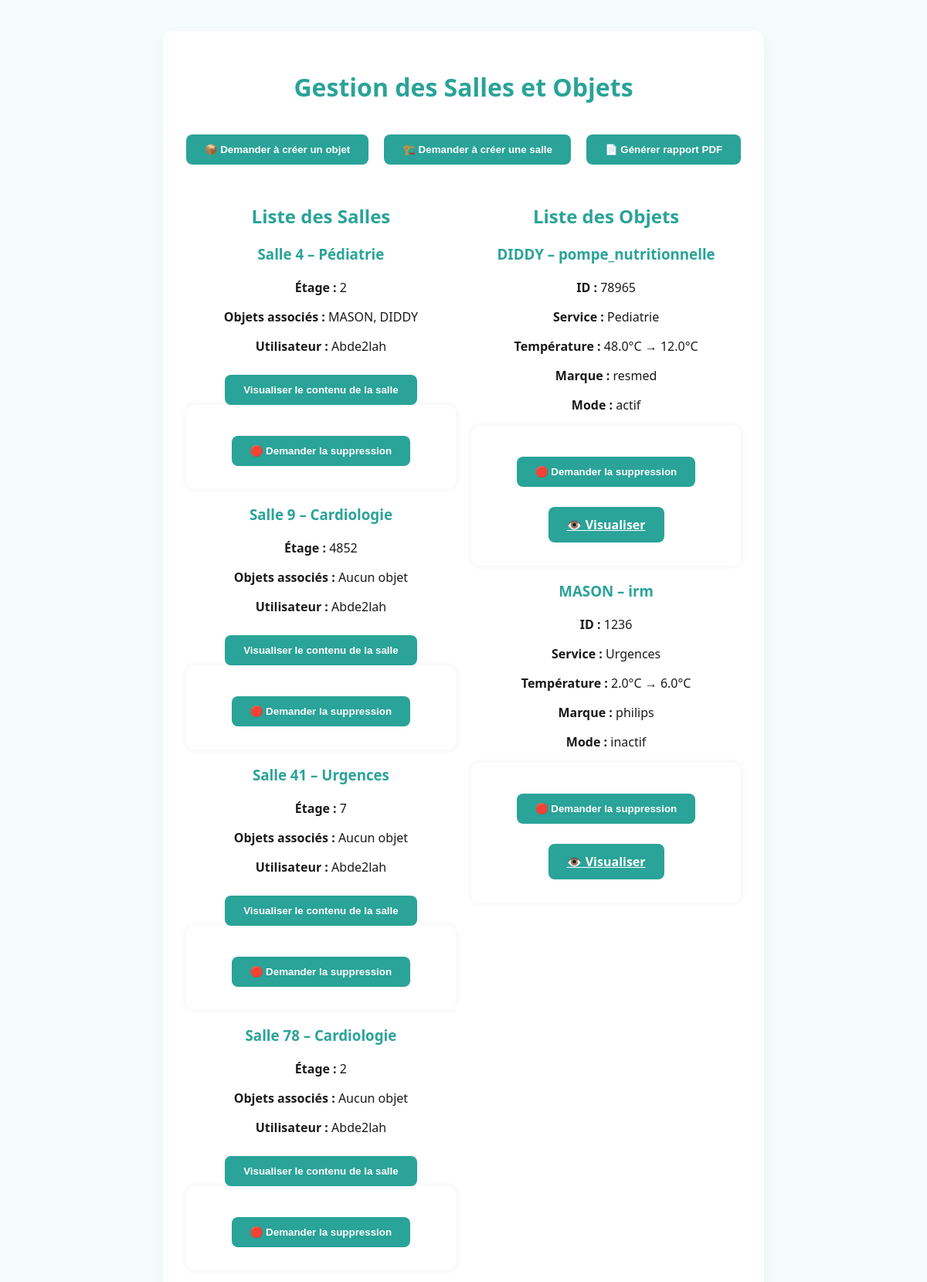
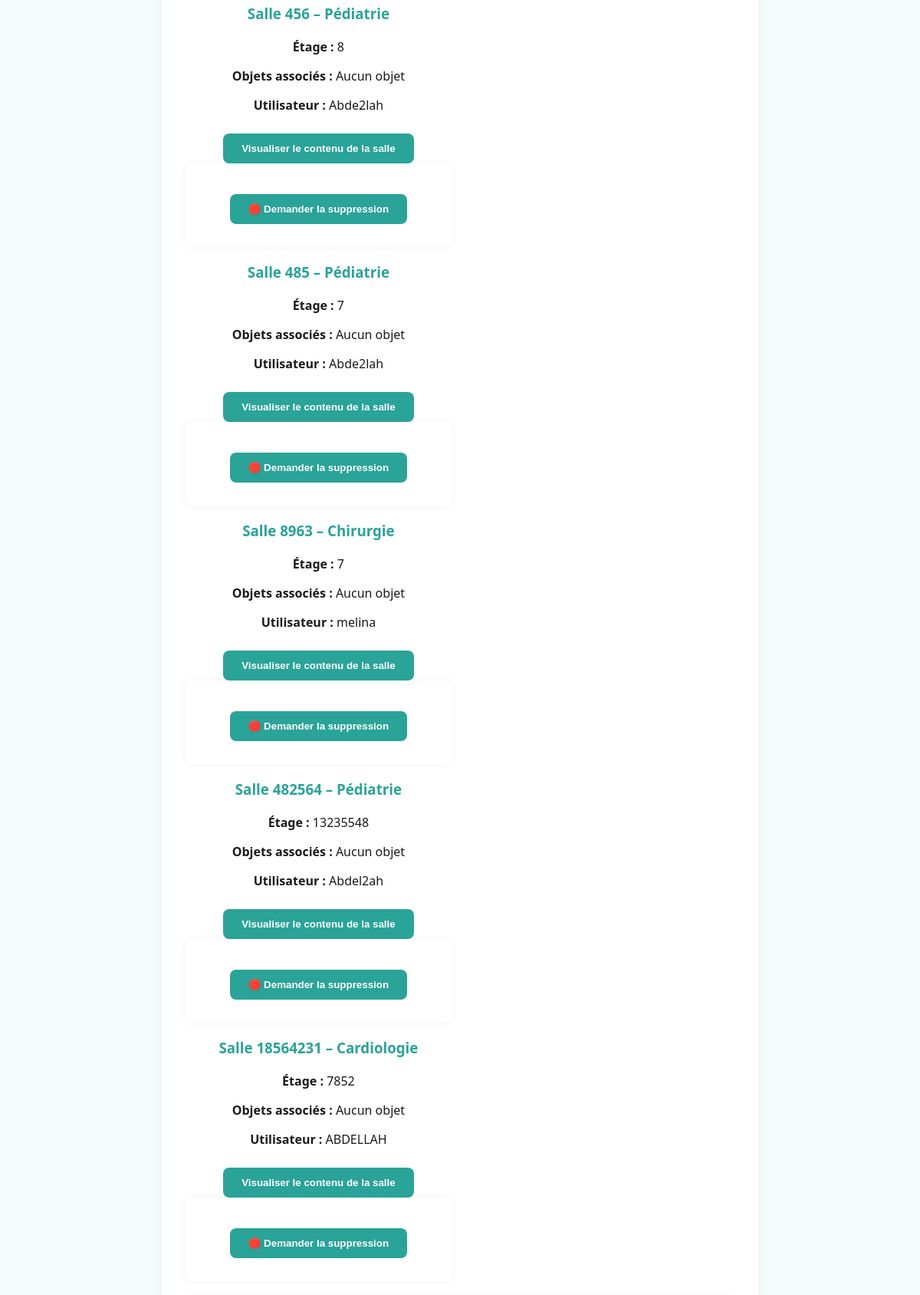
The app's page /gestion_ressources (signed in, upper part) with its own data (2 pictures, top to bottom).
### tables this page shows
CREATE TABLE Salle (
            NumeroSalle INT PRIMARY KEY,
            Etage INT, 
            Service VARCHAR(255),
            ObjetID INT,
            pseudonyme VARCHAR(50),
            FOREIGN KEY (ObjetID) REFERENCES Objet(ID),
            FOREIGN KEY (pseudonyme) REFERENCES Connexion(pseudonyme)
        );

CREATE TABLE Objet (
    ID INT PRIMARY KEY,
    TempActuelle REAL,
    tempcible REAL,
    mode VARCHAR(30),
    connectivite VARCHAR(30),
    batterie REAL,
    service VARCHAR(30),
    marque VARCHAR(50),
    nom VARCHAR(255),
    type VARCHAR(30),
    dernierReglage DATE,
    ConsommationL REAL,
    ConsommationW REAL
);

### app.py (the view)
@app.route('/gestion_ressources')
def gestion_ressources():
    if 'username' not in session:
        return redirect(url_for('connexion'))
    conn = sql.connect("donnees.db")
    cur = conn.cursor()
    cur.execute("""
        SELECT s.NumeroSalle, s.Etage, s.Service, s.pseudonyme,
        GROUP_CONCAT(o.nom, ', ') as objets
        FROM Salle s
        LEFT JOIN SalleObjet so ON s.NumeroSalle = so.SalleID
        LEFT JOIN Objet o ON so.ObjetID = o.ID
        GROUP BY s.NumeroSalle
    """)
    salles = cur.fetchall()
    cur.execute("SELECT * FROM Objet")
    objets = cur.fetchall()
    conn.close()
    return render_template("gestion_ressources.html", salles=salles, objets=objets)

### app.py (called while the page is built)
@app.context_processor
def inject_user_type():
    def get_user_type_safe(pseudo):
        result = get_user_type(pseudo)
        return int(result[0]) if result else 0
    return dict(get_user_type=get_user_type_safe)

### models.py (called while the page is built)
def get_user_type(pseudonyme):
    con = sql.connect("donnees.db")
    cur = con.cursor()
    cur.execute("SELECT type FROM Informations WHERE pseudonyme = ? OR email = ?", (pseudonyme, pseudonyme))
    result = cur.fetchone()
    con.close()
    return result

### templates/gestion_ressources.html (shortened to what this page needs)
<div class="container">
    <h1>Gestion des Salles et Objets</h1>
    <link rel="stylesheet" href="{{ url_for('static', filename='dist/css/styles.css') }}">
    <div class="button-group">
        {% if get_user_type(session['username']) == 1 %}
        <a href="{{ url_for('demande_creation_objet') }}"><button class="btn btn-warning">📦 Demander à créer un objet</button></a>
        <a href="{{ url_for('demande_creation_salle') }}"><button class="btn btn-warning">🏗️ Demander à créer une salle</button></a>
        <a href="{{ url_for('rapport') }}"><button class="btn">📄 Générer rapport PDF</button></a>
        {% endif %}
    </div>
    <div class="resource-flex">
        <div class="salles-column">
            <h2>Liste des Salles</h2>
            {% if salles %}
                {% for salle in salles %}
                <div class="card">
                    <h3>Salle {{ salle[0] }} – {{ salle[2] }}</h3>
                    <p><strong>Étage :</strong> {{ salle[1] }}</p>
                    <p><strong>Objets associés :</strong> {{ salle[4] if salle[4] else "Aucun objet" }}</p>
                    <p><strong>Utilisateur :</strong> {{ salle[3] }}</p>
                    {% if get_user_type(session['username']) in [1, 2] %}
                    <a href="{{ url_for('visualiser_salle', NumeroSalle=salle[0]) }}"><button class="btn">Visualiser le contenu de la salle</button></a>
                    <form method="POST" action="{{ url_for('demande_suppression_salle', NumeroSalle=salle[0]) }}"
                    onsubmit="return confirm('Souhaitez-vous vraiment demander la suppression de cette salle ?');">
                    <button class="btn btn-warning btn-sm">🛑 Demander la suppression</button>
                    </form>
                    {% endif %}
                </div>
                {% endfor %}
            {% else %}
                <p>Aucune salle enregistrée.</p>
            {% endif %}
        </div>
        <div class="objets-column">
            <h2>Liste des Objets</h2>
            {% for objet in objets %}
            <div class="card">
                <h3>{{ objet[8] }} – {{ objet[9] }}</h3>
                <p><strong>ID :</strong> {{ objet[0] }}</p>
                <p><strong>Service :</strong> {{ objet[6] }}</p>
                <p><strong>Température :</strong> {{ objet[1] }}°C → {{ objet[2] }}°C</p>
                <p><strong>Marque :</strong> {{ objet[7] }}</p>
                <p><strong>Mode :</strong> {{ objet[3] }}</p>
                {% if get_user_type(session['username']) == 1 %}
                <form method="POST" action="{{ url_for('demande_suppression_objet', id=objet[0]) }}" onsubmit="return confirm('Souhaitez-vous vraiment demander la suppression de cet objet ?');">
                    <button class="btn btn-warning" type="submit">🛑 Demander la suppression</button>
                    <a href="{{ url_for('visualiser_objet', id=objet[0]) }}" class="btn">👁️ Visualiser</a>
                </form>
                {% endif %}
            </div>
            {% endfor %}
        </div>
    </div>
</div>

### records on screen
Salle: NumeroSalle "4", Service "Pédiatrie", Etage "2", salle "MASON, DIDDY", pseudonyme "Abde2lah"
Salle: NumeroSalle "9", Service "Cardiologie", Etage "4852", salle "Aucun objet", pseudonyme "Abde2lah"
Salle: NumeroSalle "41", Service "Urgences", Etage "7", salle "Aucun objet", pseudonyme "Abde2lah"
Salle: NumeroSalle "78", Service "Cardiologie", Etage "2", salle "Aucun objet", pseudonyme "Abde2lah"
Salle: NumeroSalle "456", Service "Pédiatrie", Etage "8", salle "Aucun objet", pseudonyme "Abde2lah"
Salle: NumeroSalle "485", Service "Pédiatrie", Etage "7", salle "Aucun objet", pseudonyme "Abde2lah"
Salle: NumeroSalle "8963", Service "Chirurgie", Etage "7", salle "Aucun objet", pseudonyme "melina"
Salle: NumeroSalle "482564", Service "Pédiatrie", Etage "13235548", salle "Aucun objet", pseudonyme "Abdel2ah"
Salle: NumeroSalle "18564231", Service "Cardiologie", Etage "7852", salle "Aucun objet", pseudonyme "ABDELLAH"
Objet: nom "DIDDY", type "pompe_nutritionnelle", ID "78965", service "Pediatrie", TempActuelle "48.0", tempcible "12.0", marque "resmed", mode "actif"
Objet: nom "MASON", type "irm", ID "1236", service "Urgences", TempActuelle "2.0", tempcible "6.0", marque "philips", mode "inactif"
